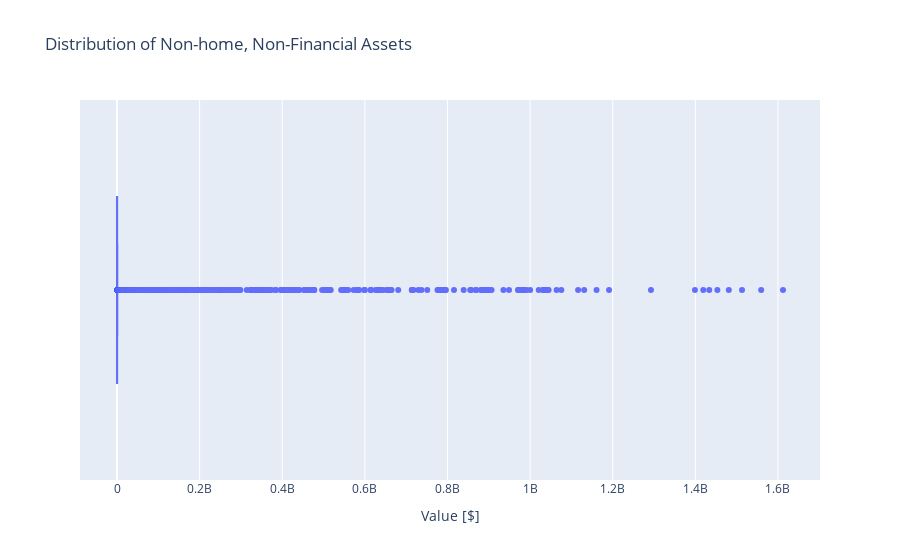

Notebook code for this chart:
### Code cell
# Create a boxplot of `NHNFIN`
fig = px.box(
    data_frame = df_mclusters,
    x="NHNFIN",
    title="Distribution of Non-home, Non-Financial Assets"
)
fig.update_layout(xaxis_title="Value [$]")
fig.show()

### Figure 1 — Plotly figure (JSON) as saved in the notebook; plotly's stock layout.template omitted (floating-point values rounded to 4 significant figures; data arrays with more than 128 entries replaced by an {"elided": "..."} marker saying what was removed)
{"data": [{"alignmentgroup": "True", "hovertemplate": "NHNFIN=%{x}<extra></extra>", "legendgroup": "", "marker": {"color": "#636efa"}, "name": "", "notched": false, "offsetgroup": "", "orientation": "h", "showlegend": false, "type": "box", "x": {"elided": "28885 float values"}, "x0": " ", "xaxis": "x", "y0": " ", "yaxis": "y"}], "layout": {"boxmode": "group", "legend": {"tracegroupgap": 0}, "title": {"text": "Distribution of Non-home, Non-Financial Assets"}, "xaxis": {"anchor": "y", "domain": [0, 1], "title": {"text": "Value [$]"}}, "yaxis": {"anchor": "x", "domain": [0, 1]}}}
